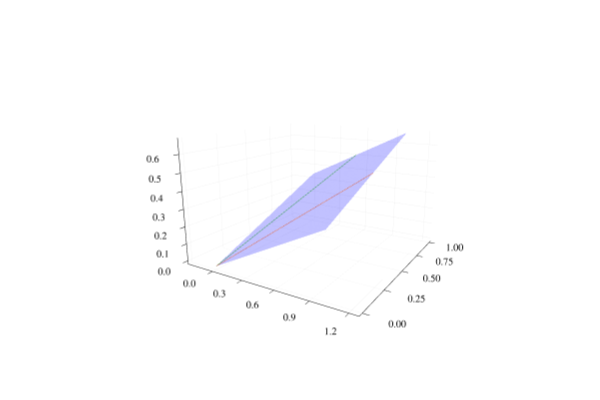

Notebook cell for this chart:
### Markdown cell above
Let's plot our plane and check if our vectors `a` and `b` lay inside it.

### Code cell
x = [0,1]
y = [0,1]
surface(x,y,z, cmap=:blue, alpha=0.5, legend=false,aspect_ratio=1)
quiver!([0],[0],[0],quiver=([a.e1],[a.e2],[a.e3]))
quiver!([0],[0],[0],quiver=([b.e1],[b.e2],[b.e3]))

### Figure 1 — Plotly figure (JSON) as saved in the notebook; plotly's stock layout.template omitted (floating-point values rounded to 4 significant figures)
{"data": [{"cmax": 0.6667, "cmin": 0, "colorbar": {"len": 0.9525, "title": {"text": ""}, "x": 0.9934, "y": 0.5139}, "colorscale": [[0, "rgba(0, 0, 255, 0.500)"], [1, "rgba(0, 0, 255, 0.500)"]], "name": "y1", "opacity": 0.5, "scene": "scene", "showlegend": false, "showscale": false, "type": "surface", "x": [0, 1], "xaxis": "x", "y": [0, 1], "yaxis": "y", "z": [[0, 0.3333], [0.3333, 0.6667]], "zaxis": "z", "zmax": 0.6667, "zmin": 0}, {"colorbar": {"len": 0.9525, "title": {"text": ""}, "x": 0.9934, "y": 0.5139}, "legendgroup": "", "line": {"color": "rgba(227, 111, 71, 1.000)", "dash": "solid", "shape": "linear", "width": 1}, "mode": "lines", "name": "", "scene": "scene", "showlegend": false, "type": "scatter3d", "x": [0, 1], "xaxis": "x", "y": [0, 0.5], "yaxis": "y", "z": [0, 0.5], "zaxis": "z", "zmax": 0.6667, "zmin": 0}, {"colorbar": {"len": 0.9525, "title": {"text": ""}, "x": 0.9934, "y": 0.5139}, "legendgroup": "", "line": {"color": "rgba(62, 164, 78, 1.000)", "dash": "solid", "shape": "linear", "width": 1}, "mode": "lines", "name": "", "scene": "scene", "showlegend": false, "type": "scatter3d", "x": [0, 0.5], "xaxis": "x", "y": [0, 1], "yaxis": "y", "z": [0, 0.5], "zaxis": "z", "zmax": 0.6667, "zmin": 0}], "layout": {"annotations": [], "height": 400, "margin": {"b": 20, "l": 0, "r": 0, "t": 20}, "paper_bgcolor": "rgba(255, 255, 255, 1.000)", "plot_bgcolor": "rgba(255, 255, 255, 1.000)", "scene": {"aspectmode": "auto", "aspectratio": {"x": 1.145, "y": 1.145, "z": 0.7631}, "camera": {"center": {"x": 0, "y": 0, "z": 0}, "eye": {"x": 1.3, "y": -2.154, "z": 0.6564}, "projection": {"type": "perspective"}, "up": {"x": 0, "y": 0, "z": 1}}, "domain": {"x": [0.06582, 0.9934], "y": [0.03762, 0.9902]}, "xaxis": {"gridcolor": "rgba(0, 0, 0, 0.1)", "gridwidth": 0.5, "linecolor": "rgba(0, 0, 0, 1)", "mirror": false, "range": [-0.2742, 1.274], "showgrid": true, "showline": true, "showticklabels": true, "tickangle": 0, "tickcolor": "rgb(0, 0, 0)", "tickfont": {"color": "rgba(0, 0, 0, 1)", "family": "sans-serif", "size": 11}, "tickmode": "array", "ticks": "inside", "ticktext": ["0.0", "0.3", "0.6", "0.9", "1.2"], "tickvals": [0, 0.3, 0.6, 0.9, 1.2], "title": {"font": {"color": "rgba(0, 0, 0, 1)", "family": "sans-serif", "size": 15}, "text": ""}, "type": "linear", "visible": true, "zeroline": false, "zerolinecolor": "rgba(0, 0, 0, 1)"}, "yaxis": {"gridcolor": "rgba(0, 0, 0, 0.1)", "gridwidth": 0.5, "linecolor": "rgba(0, 0, 0, 1)", "mirror": false, "range": [-0.03, 1.03], "showgrid": true, "showline": true, "showticklabels": true, "tickangle": 0, "tickcolor": "rgb(0, 0, 0)", "tickfont": {"color": "rgba(0, 0, 0, 1)", "family": "sans-serif", "size": 11}, "tickmode": "array", "ticks": "inside", "ticktext": ["0.00", "0.25", "0.50", "0.75", "1.00"], "tickvals": [0, 0.25, 0.5, 0.75, 1], "title": {"font": {"color": "rgba(0, 0, 0, 1)", "family": "sans-serif", "size": 15}, "text": ""}, "type": "linear", "visible": true, "zeroline": false, "zerolinecolor": "rgba(0, 0, 0, 1)"}, "zaxis": {"gridcolor": "rgba(0, 0, 0, 0.1)", "gridwidth": 0.5, "linecolor": "rgba(0, 0, 0, 1)", "mirror": false, "range": [-0.02, 0.6867], "showgrid": true, "showline": true, "showticklabels": true, "tickangle": 0, "tickcolor": "rgb(0, 0, 0)", "tickfont": {"color": "rgba(0, 0, 0, 1)", "family": "sans-serif", "size": 11}, "tickmode": "array", "ticks": "inside", "ticktext": ["0.0", "0.1", "0.2", "0.3", "0.4", "0.5", "0.6"], "tickvals": [0, 0.1, 0.2, 0.3, 0.4, 0.5, 0.6], "title": {"font": {"color": "rgba(0, 0, 0, 1)", "family": "sans-serif", "size": 15}, "text": ""}, "type": "linear", "visible": true, "zeroline": false, "zerolinecolor": "rgba(0, 0, 0, 1)"}}, "showlegend": false, "width": 600}}
